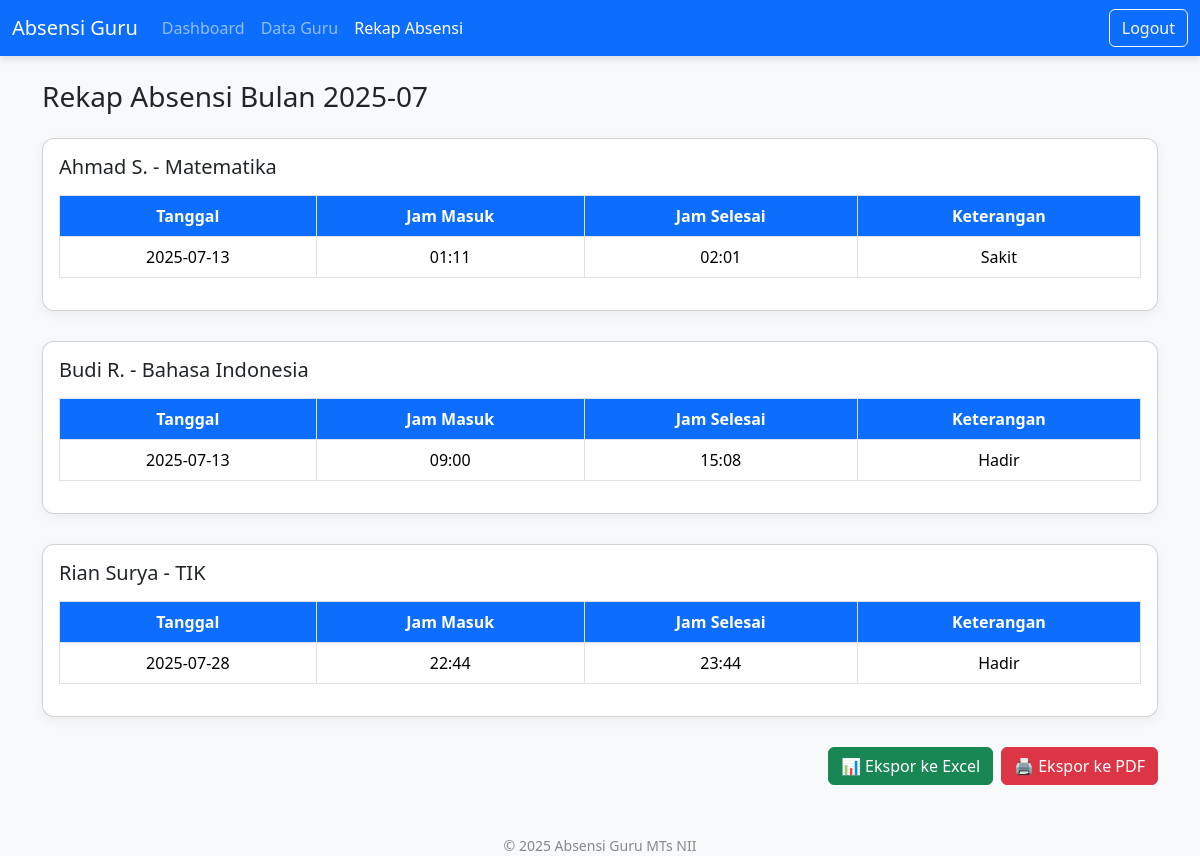
The page /rekap-absensi (signed in) on the database its author committed.
### tables this page shows
CREATE TABLE absensi (
                id INTEGER PRIMARY KEY AUTOINCREMENT,
                guru_id INTEGER,
                tanggal DATE,
                jam_masuk TEXT,
                jam_selesai TEXT,
                keterangan TEXT,
                FOREIGN KEY (guru_id) REFERENCES guru(id)
            );

CREATE TABLE guru (
                id INTEGER PRIMARY KEY AUTOINCREMENT,
                nama TEXT NOT NULL,
                mapel TEXT NOT NULL
            );

### app.py (the view)
@app.route('/rekap-absensi')
@login_required(role='admin')
def rekap_absensi():
    bulan_ini = datetime.now().strftime('%Y-%m')
    with sqlite3.connect('database/absensi.db') as conn:
        cur = conn.cursor()
        cur.execute('''
            SELECT g.nama, g.mapel, a.tanggal, a.jam_masuk, a.jam_selesai, a.keterangan
            FROM absensi a
            JOIN guru g ON g.id = a.guru_id
            WHERE strftime('%Y-%m', a.tanggal) = ?
            ORDER BY g.nama, a.tanggal ASC
        ''', (bulan_ini,))
        data = cur.fetchall()
    rekap = {}
    for nama, mapel, tanggal, masuk, selesai, ket in data:
        if nama not in rekap:
            rekap[nama] = {'mapel': mapel, 'data': []}
        rekap[nama]['data'].append({
            'tanggal': tanggal,
            'jam_masuk': masuk,
            'jam_selesai': selesai,
            'keterangan': ket
        })
    return render_template('rekap_absensi.html', bulan=bulan_ini, rekap=rekap)

### app.py (called while the page is built)
@app.context_processor
def inject_now():
    return {'date': datetime.now()}

def login_required(role=None):
    def decorator(f):
        @wraps(f)
        def wrapper(*args, **kwargs):
            if 'user' not in session:
                return redirect(url_for('login'))
            if role and session.get('role') != role:
                return "Akses ditolak", 403
            return f(*args, **kwargs)
        return wrapper
    return decorator

### templates/rekap_absensi.html (shortened to what this page needs)
<!DOCTYPE html>
<html lang="id">
<head>
    <link href="https://cdn.jsdelivr.net/npm/bootstrap@5.3.2/dist/css/bootstrap.min.css" rel="stylesheet">
</head>
<body>
<nav class="navbar navbar-expand-lg navbar-dark bg-primary">
    <div class="container-fluid">
        <a class="navbar-brand" href="#">Absensi Guru</a>
        <div class="collapse navbar-collapse" id="navbarNav">
            <ul class="navbar-nav me-auto">
                <li class="nav-item"><a class="nav-link" href="{{ url_for('dashboard') }}">Dashboard</a></li>
                <li class="nav-item"><a class="nav-link" href="{{ url_for('guru') }}">Data Guru</a></li>
                <li class="nav-item"><a class="nav-link active" href="{{ url_for('rekap_absensi') }}">Rekap Absensi</a></li>
            </ul>
            <a href="{{ url_for('logout') }}" class="btn btn-outline-light">Logout</a>
        </div>
    </div>
</nav>
<div class="container mt-4">
    <h3 class="mb-4">Rekap Absensi Bulan {{ bulan }}</h3>
    {% for nama, info in rekap.items() %}
        <div class="card p-3">
            <h5>{{ nama }} - {{ info.mapel }}</h5>
            <div class="table-responsive">
                <table class="table table-bordered table-hover mt-2">
                    <thead>
                        <tr>
                            <th>Tanggal</th>
                            <th>Jam Masuk</th>
                            <th>Jam Selesai</th>
                            <th>Keterangan</th>
                        </tr>
                    </thead>
                    <tbody>
                        {% for row in info.data %}
                            <tr>
                                <td>{{ row.tanggal }}</td>
                                <td>{{ row.jam_masuk }}</td>
                                <td>{{ row.jam_selesai }}</td>
                                <td>{{ row.keterangan }}</td>
                            </tr>
                        {% endfor %}
                    </tbody>
                </table>
            </div>
        </div>
    {% else %}
        <p class="text-muted text-center">Belum ada data absensi untuk bulan ini.</p>
    {% endfor %}
<div class="d-flex justify-content-end mb-3">
    <a href="{{ url_for('export_excel', bulan=bulan) }}" class="btn btn-success me-2">📊 Ekspor ke Excel</a>
    <a href="{{ url_for('export_pdf', bulan=bulan) }}" class="btn btn-danger">🖨️ Ekspor ke PDF</a>
</div>
    <footer>© {{ date.year }} Absensi Guru MTs NII</footer>
</div>
</body>
</html>

### templates/rekap_absensi.html (style rules this page uses)
body { font-family: 'Segoe UI', sans-serif; background-color: #f8f9fa; }
.navbar { box-shadow: 0 4px 6px rgba(0,0,0,0.1); }
.card { border-radius: 12px; box-shadow: 0 4px 12px rgba(0,0,0,0.05); margin-bottom: 30px; }
.table thead th { background-color: #0d6efd; color: white; text-align: center; }
.table td, .table th { vertical-align: middle; text-align: center; }
footer { text-align: center; font-size: 14px; color: #888; margin-top: 50px; }

### rows shown on the page
absensi: nama "Ahmad S.", mapel "Matematika", tanggal "2025-07-13", jam_masuk "01:11", jam_selesai "02:01", keterangan "Sakit"
absensi: nama "Budi R.", mapel "Bahasa Indonesia", tanggal "2025-07-13", jam_masuk "09:00", jam_selesai "15:08", keterangan "Hadir"
absensi: nama "Rian Surya", mapel "TIK", tanggal "2025-07-28", jam_masuk "22:44", jam_selesai "23:44", keterangan "Hadir"
